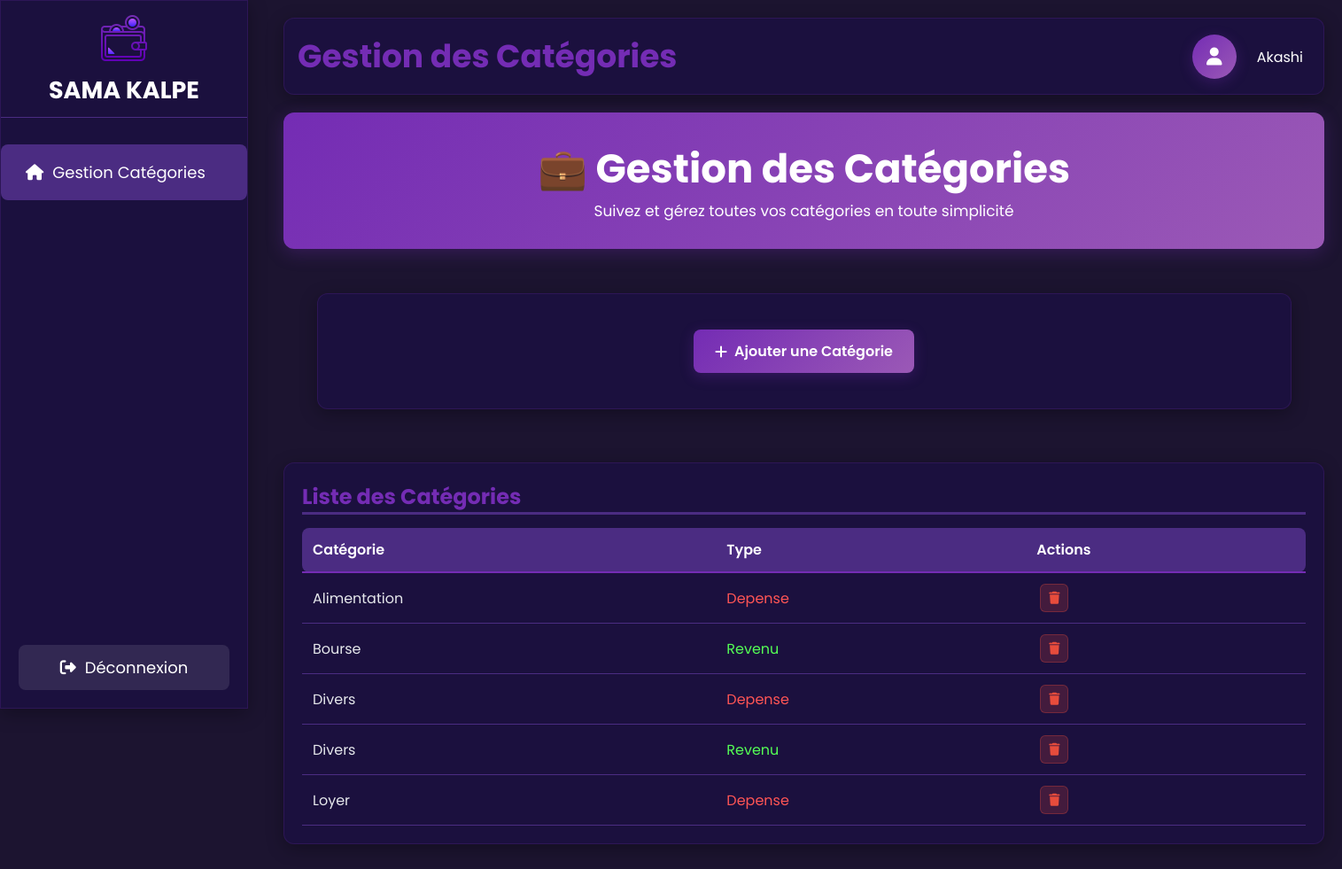
The app's page /gestion_categorie.php (signed in) with its own data.
### tables this page shows
CREATE TABLE IF NOT EXISTS `utilisateur` (
  `ID_UTILISATEUR` int NOT NULL AUTO_INCREMENT,
  `ID_ROLE` int NOT NULL,
  `NOM_UTILISATEUR` varchar(255) DEFAULT NULL,
  `PRENOM` varchar(255) DEFAULT NULL,
  `EMAIL` varchar(255) DEFAULT NULL,
  `MOT_DE_PASSE` varchar(255) DEFAULT NULL,
  `CODE` int DEFAULT NULL,
  `FLAG_REINITIALISATION` tinyint(1) DEFAULT '0',
  PRIMARY KEY (`ID_UTILISATEUR`),
  KEY `ID_ROLE` (`ID_ROLE`)
);

CREATE TABLE IF NOT EXISTS `categorie` (
  `ID_CATEGORIE` int NOT NULL AUTO_INCREMENT,
  `ID_TYPE` int NOT NULL,
  `NOM_CATEGORIE` varchar(255) DEFAULT NULL,
  PRIMARY KEY (`ID_CATEGORIE`),
  KEY `ID_TYPE` (`ID_TYPE`)
);

CREATE TABLE IF NOT EXISTS `type` (
  `ID_TYPE` int NOT NULL AUTO_INCREMENT,
  `NOM_TYPE` varchar(255) NOT NULL,
  PRIMARY KEY (`ID_TYPE`)
);

### gestion_categorie.php (the view, shortened to what this page needs)
<?php
require_once __DIR__ . '/config/config.php';
$userId = $_SESSION['id'] ?? null;
$stmt = $mysqlClient->prepare("SELECT NOM_UTILISATEUR, PRENOM FROM utilisateur WHERE ID_UTILISATEUR = ?");
$stmt->execute([$userId]);
$user = $stmt->fetch(PDO::FETCH_ASSOC);
$sql = "
    SELECT
        c.ID_CATEGORIE,
        c.NOM_CATEGORIE,
        t.NOM_TYPE
    FROM categorie c
    JOIN type t ON c.ID_TYPE = t.ID_TYPE
    ORDER BY c.NOM_CATEGORIE
";
$stmt = $mysqlClient->prepare($sql);
$stmt->execute();
$categories = $stmt->fetchAll(PDO::FETCH_ASSOC);
?>
<!DOCTYPE html>
<html lang="fr">
<head>
    <link rel="stylesheet" href="https://cdnjs.cloudflare.com/ajax/libs/font-awesome/6.6.0/css/all.min.css">
    <link rel="stylesheet" href="CSS/accueil.css">
    <link rel="stylesheet" href="CSS/dropdown.css">
    <link rel="stylesheet" href="CSS/sidebar.css">
    <link rel="stylesheet" href="CSS/gestion_categorie.css">
</head>
<body>
<div class="container">
  <aside class="sidebar">
    <div class="titre">
      <a href="accueil.php"><img src="icone/logo.png" alt="logo" class="logo" style="cursor: pointer;"></a>
      <h1>SAMA KALPE</h1>
    </div>
    <ul>
      <li class="active";><a href="gestion_categorie.php" style="text-decoration: none;color:white"><i class="fa-solid fa-house"></i>Gestion Catégories</a></li>
    </ul>
    <div class="sidebar-footer">
      <a href="deconnexion.php" class="logout-sidebar">
        <i class="fa-solid fa-sign-out-alt"></i> Déconnexion
      </a>
    </div>
  </aside>
  <main class="main">
    <header class="header">
      <h1>Gestion des Catégories</h1>
      <div class="user-profile">
        <a href="profil.php" class="profile-btn">
          <i class="fa-solid fa-user"></i>
        </a>
        <div class="user-dropdown">
          <span class="user-name" onclick="toggleDropdown()"><?= htmlspecialchars($user['NOM_UTILISATEUR'] ?? 'Utilisateur') ?></span>
        </div>
      </div>
    </header>
    <section class="introduction">
      <h1>💼 Gestion des Catégories</h1>
      <p>Suivez et gérez toutes vos catégories en toute simplicité</p>
    </section>
    <div class="separator">
    <section style="width:1100px" class="actions-section">
      <div class="btn-container">
        <a href="ajout_categorie.php" class="btn-ajouter">
          <i class="fa-solid fa-plus"></i> Ajouter une Catégorie
        </a>
      </div>
    </section>
    </div>
    <section class="transactions">
      <h2>Liste des Catégories</h2>
      <div id="liste_categories" class="tab-content">
        <table class="transaction">
          <thead>
            <tr>
              <th>Catégorie</th>
              <th>Type</th>
              <th>Actions</th>
            </tr>
          </thead>
          <tbody>
            <?php if (!empty($categories)): ?>
  <?php foreach ($categories as $d): ?>
    <?php
      $type = $d['NOM_TYPE'] ?? '';
      $couleur = '';
      if (strtolower($type) === 'dépense' || strtolower($type) === 'depense') {
          $couleur = 'color: #ff5555';
      } elseif (strtolower($type) === 'revenu') {
          $couleur = 'color: #55ff55;';
      }
    ?>
    <tr>
      <td><?= htmlspecialchars($d['NOM_CATEGORIE'] ?? 'Non défini') ?></td>
      <td style="<?= $couleur ?>"><?= htmlspecialchars($type) ?></td>
      <td>
        <a href="supp_categorie.php?id=<?= (int)($d['ID_CATEGORIE'] ?? 0) ?>" class="btn-icon btn-supprimer" title="Supprimer" onclick="return confirm('Supprimer cette catégorie ?')">
          <i class="fa-solid fa-trash"></i>
        </a>
      </td>
    </tr>
  <?php endforeach; ?>
<?php else: ?>
  <tr>
    <td colspan="3" style="text-align: center; color: #bbb;">Aucune catégorie trouvée.</td>
  </tr>
<?php endif; ?>
          </tbody>
        </table>
      </div>
    </section>
  </main>
</div>
</body>
</html>

### CSS/accueil.css (style rules this page uses)
* { margin: 0; padding: 0; box-sizing: border-box; font-family: 'Poppins', sans-serif; }
body { background-color: #1C1430; color: white; height: 150vh; }
.container { display: grid; grid-template-columns: 300px 1fr; grid-template-areas: "sidebar main"; height: 100vh; }
.sidebar ul li a { display: block; width: 100%; height: 100%; padding: 0; margin: 0; text-decoration: none; }
.main { grid-area: main; display: grid; grid-template-columns: repeat(2, 1fr); grid-template-rows: auto auto auto auto; grid-template-areas: "header header" "introduction introduction" "solde solde" "stats1 stats2" "transactions transactions"; gap: 20px; padding: 20px; margin-left: 0 !important; }
.header { grid-area: header; background: #1b103e; box-shadow: 0 5px 20px rgba(0,0,0,0.3); border: 1px solid rgba(116, 48, 180, 0.2); padding: 15px; border-radius: 12px; font-size: 18px; display: flex; justify-content: space-between; align-items: center; }
.header h1 { color: #742CB4; }
.user-profile { display: flex; align-items: center; gap: 15px; }
.profile-btn { width: 50px; height: 50px; border-radius: 50%; background: linear-gradient(135deg, #742CB4 0%, #9B59B6 100%); border: none; color: white; font-size: 20px; cursor: pointer; box-shadow: 0 4px 15px rgba(116, 44, 180, 0.3); display: flex; align-items: center; justify-content: center; }
.introduction { grid-area: introduction; background: linear-gradient(135deg, #742CB4 0%, #9B59B6 100%); box-shadow: 0 5px 20px rgba(116, 48, 180, 0.3); padding: 30px; display: flex; flex-direction: column; justify-content: center; align-items: center; border-radius: 12px; }
.introduction p { font-size: 17px; }
.introduction h1 { font-size: 45px; }
.transactions { grid-area: transactions; background: #1b103e; box-shadow: 0 5px 20px rgba(0,0,0,0.3); border: 1px solid rgba(116, 48, 180, 0.2); padding: 20px; border-radius: 12px; }
.transactions h2 { margin-bottom: 15px; border-bottom: 3px solid #4b2c82; color: #742CB4; }
.transaction { width: 100%; border-collapse: collapse; margin-top: 15px; }
.transaction th { background: #4b2c82; color: white; padding: 12px; text-align: left; font-weight: 600; border-bottom: 2px solid #742CB4; }
.transaction td { padding: 12px; border-bottom: 1px solid #4b2c82; color: #e5e7eb; }
.transaction th:first-child, .transaction td:first-child { border-radius: 8px 0 0 8px; }
.transaction th:last-child, .transaction td:last-child { border-radius: 0 8px 8px 0; }

### CSS/dropdown.css (style rules this page uses)
.user-dropdown { position: relative; display: inline-block; }
.user-name { cursor: pointer; color: white; font-size: 16px; padding: 4px 8px; border-radius: 4px; transition: background-color 0.3s ease; }

### CSS/sidebar.css (style rules this page uses)
.sidebar { grid-area: sidebar; background: #1b103e; box-shadow: 0 5px 20px rgba(0,0,0,0.3); border: 1px solid rgba(116, 48, 180, 0.2); }
.titre { display: flex; padding: 10px; align-items: center; flex-direction: column; border-bottom: 1px solid #4b2c82; margin-bottom: 30px; }
.sidebar ul { list-style: none; }
.sidebar ul li { padding: 18px; margin-bottom: 20px; margin-left: px; border-radius: 8px; cursor: pointer; transition: 0.3s; }
.sidebar ul li i { margin-right: 10px; margin-left: 10px; }
.sidebar ul li:hover, .sidebar ul li.active { background: #4b2c82; }
.sidebar { position: fixed; top: 0; left: 0; height: 100vh; overflow-y: auto; z-index: 1000; width: 280px; font-size: large; }
.sidebar-footer { position: absolute; bottom: 20px; left: 20px; right: 20px; }
.logout-sidebar { display: flex; align-items: center; justify-content: center; gap: 10px; padding: 12px 16px; background-color: rgba(255, 255, 255, 0.1); color: white; text-decoration: none; border-radius: 8px; transition: background-color 0.3s; width: 100%; box-sizing: border-box; }
.main { padding: 20px; min-height: 100vh; }

### records on screen
utilisateur: NOM_UTILISATEUR "Akashi"
categorie: NOM_CATEGORIE "Alimentation", ID_TYPE.NOM_TYPE "Depense"
categorie: NOM_CATEGORIE "Bourse", ID_TYPE.NOM_TYPE "Revenu"
categorie: NOM_CATEGORIE "Divers", ID_TYPE.NOM_TYPE "Depense"
categorie: NOM_CATEGORIE "Divers", ID_TYPE.NOM_TYPE "Revenu"
categorie: NOM_CATEGORIE "Loyer", ID_TYPE.NOM_TYPE "Depense"
